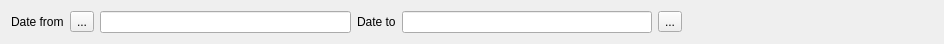
<?xml version="1.0" encoding="UTF-8"?>
<ui version="4.0">
 <class>FReserveByCreate</class>
 <widget class="QWidget" name="FReserveByCreate">
  <property name="geometry">
   <rect>
    <x>0</x>
    <y>0</y>
    <width>944</width>
    <height>41</height>
   </rect>
  </property>
  <property name="windowTitle">
   <string>Form</string>
  </property>
  <layout class="QHBoxLayout" name="horizontalLayout">
   <item>
    <widget class="QLabel" name="label">
     <property name="text">
      <string>Date from</string>
     </property>
    </widget>
   </item>
   <item>
    <widget class="QToolButton" name="toolButton">
     <property name="focusPolicy">
      <enum>Qt::NoFocus</enum>
     </property>
     <property name="text">
      <string>...</string>
     </property>
     <property name="icon">
      <iconset resource="../Resort/res.qrc">
       <normaloff>:/images/left.png</normaloff>:/images/left.png</iconset>
     </property>
    </widget>
   </item>
   <item>
    <widget class="EDateEdit" name="deStart"/>
   </item>
   <item>
    <widget class="QLabel" name="label_2">
     <property name="text">
      <string>Date to</string>
     </property>
    </widget>
   </item>
   <item>
    <widget class="EDateEdit" name="deEnd"/>
   </item>
   <item>
    <widget class="QToolButton" name="toolButton_2">
     <property name="focusPolicy">
      <enum>Qt::NoFocus</enum>
     </property>
     <property name="text">
      <string>...</string>
     </property>
     <property name="icon">
      <iconset resource="../Resort/res.qrc">
       <normaloff>:/images/right.png</normaloff>:/images/right.png</iconset>
     </property>
    </widget>
   </item>
   <item>
    <spacer name="horizontalSpacer">
     <property name="orientation">
      <enum>Qt::Horizontal</enum>
     </property>
     <property name="sizeHint" stdset="0">
      <size>
       <width>250</width>
       <height>20</height>
      </size>
     </property>
    </spacer>
   </item>
  </layout>
 </widget>
 <customwidgets>
  <customwidget>
   <class>EDateEdit</class>
   <extends>QLineEdit</extends>
   <header location="global">edateedit.h</header>
  </customwidget>
 </customwidgets>
 <resources>
  <include location="../Resort/res.qrc"/>
 </resources>
 <connections/>
</ui>
